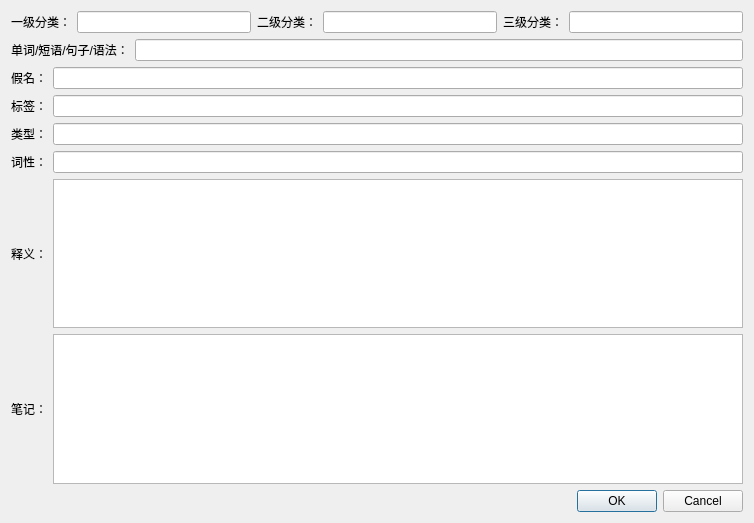
<?xml version="1.0" encoding="UTF-8"?>
<ui version="4.0">
 <class>CardEdit</class>
 <widget class="QDialog" name="CardEdit">
  <property name="geometry">
   <rect>
    <x>0</x>
    <y>0</y>
    <width>754</width>
    <height>523</height>
   </rect>
  </property>
  <property name="windowTitle">
   <string>编辑卡片</string>
  </property>
  <layout class="QVBoxLayout" name="verticalLayout">
   <item>
    <layout class="QHBoxLayout" name="classifyHorizontalLayout">
     <item>
      <widget class="QLabel" name="c1Label">
       <property name="text">
        <string>一级分类：</string>
       </property>
      </widget>
     </item>
     <item>
      <widget class="QLineEdit" name="c1LineEdit"/>
     </item>
     <item>
      <widget class="QLabel" name="c2Label">
       <property name="text">
        <string>二级分类：</string>
       </property>
      </widget>
     </item>
     <item>
      <widget class="QLineEdit" name="c2LineEdit"/>
     </item>
     <item>
      <widget class="QLabel" name="c3Label">
       <property name="text">
        <string>三级分类：</string>
       </property>
      </widget>
     </item>
     <item>
      <widget class="QLineEdit" name="c3LineEdit"/>
     </item>
    </layout>
   </item>
   <item>
    <layout class="QHBoxLayout" name="wordHorizontalLayout">
     <item>
      <widget class="QLabel" name="wordLabel">
       <property name="text">
        <string>单词/短语/句子/语法：</string>
       </property>
      </widget>
     </item>
     <item>
      <widget class="QLineEdit" name="wordLineEdit"/>
     </item>
    </layout>
   </item>
   <item>
    <layout class="QHBoxLayout" name="kanaHorizontalLayout">
     <item>
      <widget class="QLabel" name="kanaLabel">
       <property name="text">
        <string>假名：</string>
       </property>
      </widget>
     </item>
     <item>
      <widget class="QLineEdit" name="kanaLineEdit"/>
     </item>
    </layout>
   </item>
   <item>
    <layout class="QHBoxLayout" name="tagHorizontalLayout">
     <item>
      <widget class="QLabel" name="tagLabel">
       <property name="text">
        <string>标签：</string>
       </property>
      </widget>
     </item>
     <item>
      <widget class="QLineEdit" name="tagLineEdit"/>
     </item>
    </layout>
   </item>
   <item>
    <layout class="QHBoxLayout" name="typeHorizontalLayout">
     <item>
      <widget class="QLabel" name="typeLabel">
       <property name="text">
        <string>类型：</string>
       </property>
      </widget>
     </item>
     <item>
      <widget class="QLineEdit" name="typeLineEdit"/>
     </item>
    </layout>
   </item>
   <item>
    <layout class="QHBoxLayout" name="partOfSpeechHorizontalLayout">
     <item>
      <widget class="QLabel" name="partOfSpeechLabel">
       <property name="text">
        <string>词性：</string>
       </property>
      </widget>
     </item>
     <item>
      <widget class="QLineEdit" name="partOfSpeechLineEdit"/>
     </item>
    </layout>
   </item>
   <item>
    <layout class="QHBoxLayout" name="paraphraseHorizontalLayout">
     <item>
      <widget class="QLabel" name="paraphraseLabel">
       <property name="text">
        <string>释义：</string>
       </property>
      </widget>
     </item>
     <item>
      <widget class="QTextEdit" name="paraphraseTextEdit"/>
     </item>
    </layout>
   </item>
   <item>
    <layout class="QHBoxLayout" name="noteHorizontalLayout">
     <item>
      <widget class="QLabel" name="noteLabel">
       <property name="text">
        <string>笔记：</string>
       </property>
      </widget>
     </item>
     <item>
      <widget class="QTextEdit" name="noteTextEdit"/>
     </item>
    </layout>
   </item>
   <item>
    <widget class="QDialogButtonBox" name="buttonBox">
     <property name="orientation">
      <enum>Qt::Horizontal</enum>
     </property>
     <property name="standardButtons">
      <set>QDialogButtonBox::Cancel|QDialogButtonBox::Ok</set>
     </property>
    </widget>
   </item>
  </layout>
 </widget>
 <resources/>
 <connections>
  <connection>
   <sender>buttonBox</sender>
   <signal>accepted()</signal>
   <receiver>CardEdit</receiver>
   <slot>accept()</slot>
   <hints>
    <hint type="sourcelabel">
     <x>248</x>
     <y>254</y>
    </hint>
    <hint type="destinationlabel">
     <x>157</x>
     <y>274</y>
    </hint>
   </hints>
  </connection>
  <connection>
   <sender>buttonBox</sender>
   <signal>rejected()</signal>
   <receiver>CardEdit</receiver>
   <slot>reject()</slot>
   <hints>
    <hint type="sourcelabel">
     <x>316</x>
     <y>260</y>
    </hint>
    <hint type="destinationlabel">
     <x>286</x>
     <y>274</y>
    </hint>
   </hints>
  </connection>
 </connections>
</ui>
